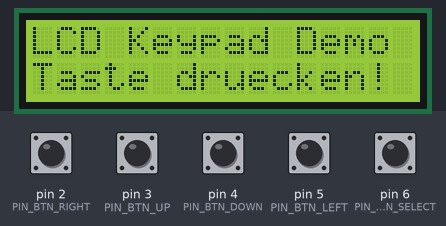
This sketch was run on a simulated Arduino Uno, built with avr-gcc and run on an emulated ATmega328P. On the bench: 16×2 character LCD. Inputs (shaded band) come from the test bench; at power-on: pin 2 (PIN_BTN_RIGHT), pin 3 (PIN_BTN_UP), pin 4 (PIN_BTN_DOWN), pin 5 (PIN_BTN_LEFT), pin 6 (PIN_BTN_SELECT) HIGH. What the sketch prints to the serial monitor is not drawn.

Above: at 1.2 s.
1.3 s: pin 2 (PIN_BTN_RIGHT) pulled LOW for 0.15 s
At 2.1 s:
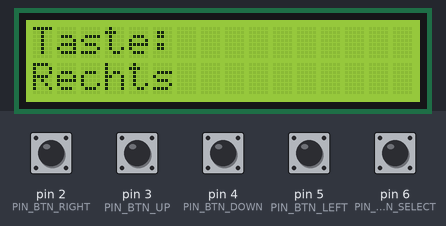
4.4 s: pin 3 (PIN_BTN_UP) pulled LOW for 0.15 s
At 5.6 s:
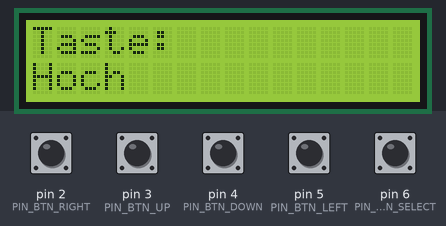
7.5 s: pin 4 (PIN_BTN_DOWN) pulled LOW for 0.15 s
At 8.6 s:
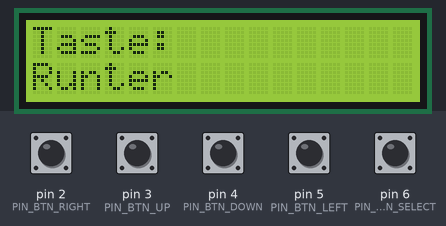
10.6 s: pin 5 (PIN_BTN_LEFT) pulled LOW for 0.15 s
At 11.6 s:
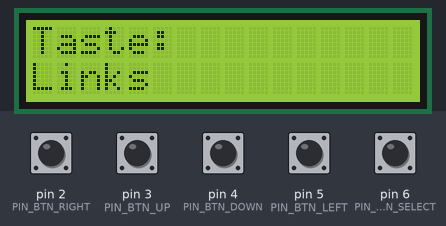
13.7 s: pin 6 (PIN_BTN_SELECT) pulled LOW for 0.15 s
At 15.2 s:
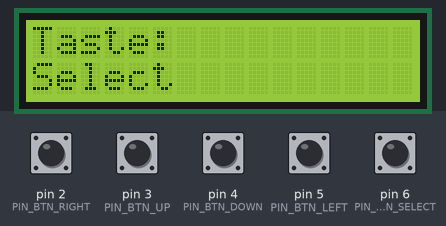
Timing chart, 0 to 16.7 s (numbered marks = the images above; inputs shaded):
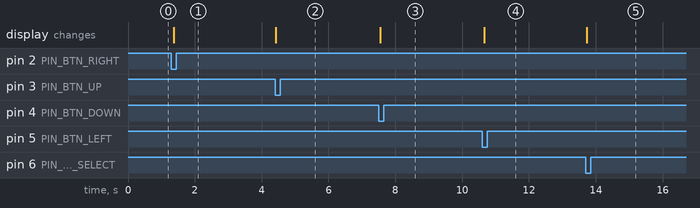

Measured:
- after the input at 1.3 s, the display: changes after 0.06 s (image 1)
- after the input at 4.4 s, the display: changes at once (image 2)
- after the input at 7.5 s, the display: changes after 0.05 s (image 3)
- after the input at 10.6 s, the display: changes after 0.06 s (image 4)
- after the input at 13.7 s, the display: changes at once (image 5)

The sketch:

code.ino
```cpp
// P01: LCD Keypad Demo
// LCD I2C mit 5 digitalen Buttons
// Gut strukturiert mit Konstanten, Enum und Hilfsfunktionen

#include <Wire.h>
#include <LiquidCrystal_I2C.h>

// ===== PIN-DEFINITIONEN =====
const int PIN_BTN_RIGHT  = 2;
const int PIN_BTN_UP     = 3;
const int PIN_BTN_DOWN   = 4;
const int PIN_BTN_LEFT   = 5;
const int PIN_BTN_SELECT = 6;

// ===== TASTEN-ENUM =====
enum Button {
    BTN_NONE,
    BTN_RIGHT,
    BTN_UP,
    BTN_DOWN,
    BTN_LEFT,
    BTN_SELECT
};

// ===== LCD-OBJEKT (I2C Adresse 0x27, 16 Zeichen, 2 Zeilen) =====
LiquidCrystal_I2C lcd(0x27, 16, 2);

// ===== HILFSFUNKTIONEN =====

// Liest die digitalen Buttons und gibt die gedrueckte Taste zurueck
Button readButton() {
    // Buttons sind LOW-aktiv (INPUT_PULLUP)
    if (digitalRead(PIN_BTN_RIGHT) == LOW)  return BTN_RIGHT;
    if (digitalRead(PIN_BTN_UP) == LOW)     return BTN_UP;
    if (digitalRead(PIN_BTN_DOWN) == LOW)   return BTN_DOWN;
    if (digitalRead(PIN_BTN_LEFT) == LOW)   return BTN_LEFT;
    if (digitalRead(PIN_BTN_SELECT) == LOW) return BTN_SELECT;
    return BTN_NONE;
}

// Gibt den deutschen Namen der Taste zurueck
const char* getButtonName(Button button) {
    switch (button) {
        case BTN_RIGHT:  return "Rechts";
        case BTN_UP:     return "Hoch";
        case BTN_DOWN:   return "Runter";
        case BTN_LEFT:   return "Links";
        case BTN_SELECT: return "Select";
        default:         return "Keine";
    }
}

// Zeigt den Startbildschirm
void showWelcomeScreen() {
    lcd.clear();
    lcd.setCursor(0, 0);
    lcd.print("LCD Keypad Demo");
    lcd.setCursor(0, 1);
    lcd.print("Taste druecken!");
}

// Zeigt die aktuelle Taste
void showButton(Button button) {
    lcd.clear();
    lcd.setCursor(0, 0);
    lcd.print("Taste:");
    lcd.setCursor(0, 1);
    lcd.print(getButtonName(button));
}

// ===== SETUP =====
void setup() {
    // Button-Pins als Input mit internem Pull-up
    pinMode(PIN_BTN_RIGHT, INPUT_PULLUP);
    pinMode(PIN_BTN_UP, INPUT_PULLUP);
    pinMode(PIN_BTN_DOWN, INPUT_PULLUP);
    pinMode(PIN_BTN_LEFT, INPUT_PULLUP);
    pinMode(PIN_BTN_SELECT, INPUT_PULLUP);

    // LCD initialisieren
    lcd.init();
    lcd.backlight();

    // Serial fuer Debugging
    Serial.begin(9600);
    Serial.println("LCD Keypad Demo gestartet");

    // Startbildschirm anzeigen
    showWelcomeScreen();
}

// ===== HAUPTSCHLEIFE =====
void loop() {
    static Button lastButton = BTN_NONE;
    static unsigned long lastPressTime = 0;

    Button currentButton = readButton();

    // Nur bei Tastenwechsel reagieren
    if (currentButton != lastButton) {
        lastButton = currentButton;
        lastPressTime = millis();

        if (currentButton != BTN_NONE) {
            showButton(currentButton);

            // Debug-Ausgabe
            Serial.print("Taste: ");
            Serial.println(getButtonName(currentButton));
        }
    }

    // Nach 3 Sekunden ohne Eingabe: Willkommensbildschirm
    if (currentButton == BTN_NONE && millis() - lastPressTime > 3000) {
        showWelcomeScreen();
        lastPressTime = millis();
    }

    delay(50);  // Entprellen
}
```
